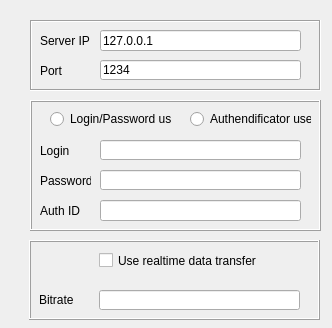
<?xml version="1.0" encoding="UTF-8"?>
<ui version="4.0">
 <class>FTP_connect_Dialog</class>
 <widget class="QDialog" name="FTP_connect_Dialog">
  <property name="geometry">
   <rect>
    <x>0</x>
    <y>0</y>
    <width>332</width>
    <height>328</height>
   </rect>
  </property>
  <property name="windowTitle">
   <string>FTP Connection</string>
  </property>
  <widget class="QFrame" name="frame">
   <property name="geometry">
    <rect>
     <x>30</x>
     <y>20</y>
     <width>291</width>
     <height>71</height>
    </rect>
   </property>
   <property name="frameShape">
    <enum>QFrame::Box</enum>
   </property>
   <property name="frameShadow">
    <enum>QFrame::Sunken</enum>
   </property>
   <widget class="QLabel" name="label">
    <property name="geometry">
     <rect>
      <x>10</x>
      <y>10</y>
      <width>51</width>
      <height>21</height>
     </rect>
    </property>
    <property name="text">
     <string>Server IP</string>
    </property>
   </widget>
   <widget class="QLineEdit" name="IP_lineEdit">
    <property name="geometry">
     <rect>
      <x>70</x>
      <y>10</y>
      <width>201</width>
      <height>21</height>
     </rect>
    </property>
    <property name="text">
     <string>127.0.0.1</string>
    </property>
   </widget>
   <widget class="QLabel" name="label_7">
    <property name="geometry">
     <rect>
      <x>10</x>
      <y>40</y>
      <width>31</width>
      <height>21</height>
     </rect>
    </property>
    <property name="text">
     <string>Port</string>
    </property>
   </widget>
   <widget class="QLineEdit" name="port_lineEdit">
    <property name="geometry">
     <rect>
      <x>70</x>
      <y>40</y>
      <width>201</width>
      <height>20</height>
     </rect>
    </property>
    <property name="text">
     <string>1234</string>
    </property>
   </widget>
  </widget>
  <widget class="QFrame" name="frame_2">
   <property name="geometry">
    <rect>
     <x>30</x>
     <y>100</y>
     <width>291</width>
     <height>131</height>
    </rect>
   </property>
   <property name="frameShape">
    <enum>QFrame::Box</enum>
   </property>
   <property name="frameShadow">
    <enum>QFrame::Raised</enum>
   </property>
   <widget class="QRadioButton" name="radioButton">
    <property name="geometry">
     <rect>
      <x>20</x>
      <y>10</y>
      <width>121</width>
      <height>18</height>
     </rect>
    </property>
    <property name="text">
     <string>Login/Password used</string>
    </property>
   </widget>
   <widget class="QRadioButton" name="radioButton_2">
    <property name="geometry">
     <rect>
      <x>160</x>
      <y>10</y>
      <width>121</width>
      <height>18</height>
     </rect>
    </property>
    <property name="text">
     <string>Authendificator used</string>
    </property>
   </widget>
   <widget class="QLabel" name="label_6">
    <property name="geometry">
     <rect>
      <x>10</x>
      <y>100</y>
      <width>61</width>
      <height>21</height>
     </rect>
    </property>
    <property name="text">
     <string>Auth ID</string>
    </property>
   </widget>
   <widget class="QLineEdit" name="authID_lineEdit">
    <property name="geometry">
     <rect>
      <x>70</x>
      <y>100</y>
      <width>201</width>
      <height>21</height>
     </rect>
    </property>
   </widget>
   <widget class="QLineEdit" name="login_lineEdit">
    <property name="geometry">
     <rect>
      <x>70</x>
      <y>40</y>
      <width>201</width>
      <height>20</height>
     </rect>
    </property>
   </widget>
   <widget class="QLineEdit" name="password_lineEdit">
    <property name="geometry">
     <rect>
      <x>70</x>
      <y>70</y>
      <width>201</width>
      <height>20</height>
     </rect>
    </property>
   </widget>
   <widget class="QLabel" name="label_3">
    <property name="geometry">
     <rect>
      <x>10</x>
      <y>40</y>
      <width>46</width>
      <height>21</height>
     </rect>
    </property>
    <property name="text">
     <string>Login</string>
    </property>
   </widget>
   <widget class="QLabel" name="label_4">
    <property name="geometry">
     <rect>
      <x>10</x>
      <y>70</y>
      <width>51</width>
      <height>21</height>
     </rect>
    </property>
    <property name="text">
     <string>Password</string>
    </property>
   </widget>
  </widget>
  <widget class="QFrame" name="btr_frame">
   <property name="geometry">
    <rect>
     <x>29</x>
     <y>240</y>
     <width>291</width>
     <height>80</height>
    </rect>
   </property>
   <property name="frameShape">
    <enum>QFrame::Box</enum>
   </property>
   <property name="frameShadow">
    <enum>QFrame::Raised</enum>
   </property>
   <widget class="QLabel" name="label_2">
    <property name="geometry">
     <rect>
      <x>10</x>
      <y>50</y>
      <width>46</width>
      <height>20</height>
     </rect>
    </property>
    <property name="text">
     <string>Bitrate</string>
    </property>
   </widget>
   <widget class="QLineEdit" name="bitrate_lineEdit">
    <property name="geometry">
     <rect>
      <x>70</x>
      <y>50</y>
      <width>201</width>
      <height>20</height>
     </rect>
    </property>
   </widget>
   <widget class="QCheckBox" name="checkBox">
    <property name="geometry">
     <rect>
      <x>70</x>
      <y>10</y>
      <width>181</width>
      <height>21</height>
     </rect>
    </property>
    <property name="text">
     <string>Use realtime data transfer</string>
    </property>
   </widget>
  </widget>
 </widget>
 <resources/>
 <connections/>
</ui>
